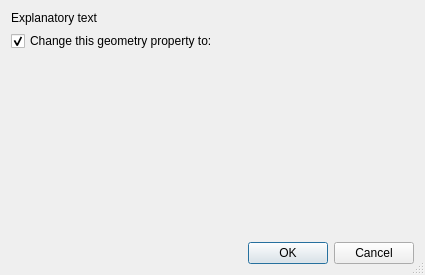
<?xml version="1.0" encoding="UTF-8"?>
<ui version="4.0">
 <class>ChangeGeometryPropertyDialog</class>
 <widget class="QDialog" name="ChangeGeometryPropertyDialog">
  <property name="windowModality">
   <enum>Qt::WindowModal</enum>
  </property>
  <property name="geometry">
   <rect>
    <x>0</x>
    <y>0</y>
    <width>425</width>
    <height>275</height>
   </rect>
  </property>
  <property name="windowTitle">
   <string>Change Geometry Property</string>
  </property>
  <property name="windowIcon">
   <iconset resource="../qt-resources/qt_widgets.qrc">
    <normaloff>:/gnome_gtk_edit_16.png</normaloff>:/gnome_gtk_edit_16.png</iconset>
  </property>
  <property name="sizeGripEnabled">
   <bool>true</bool>
  </property>
  <layout class="QVBoxLayout" name="verticalLayout">
   <item>
    <widget class="QLabel" name="explanatory_label">
     <property name="text">
      <string>Explanatory text</string>
     </property>
     <property name="wordWrap">
      <bool>true</bool>
     </property>
    </widget>
   </item>
   <item>
    <widget class="QCheckBox" name="change_property_checkbox">
     <property name="text">
      <string>Change this geometry property to:</string>
     </property>
     <property name="checked">
      <bool>true</bool>
     </property>
    </widget>
   </item>
   <item>
    <widget class="QWidget" name="geometry_destinations_listwidget_placeholder" native="true">
     <property name="sizePolicy">
      <sizepolicy hsizetype="Preferred" vsizetype="Expanding">
       <horstretch>0</horstretch>
       <verstretch>0</verstretch>
      </sizepolicy>
     </property>
    </widget>
   </item>
   <item>
    <widget class="QDialogButtonBox" name="main_buttonbox">
     <property name="standardButtons">
      <set>QDialogButtonBox::Cancel|QDialogButtonBox::Ok</set>
     </property>
    </widget>
   </item>
  </layout>
 </widget>
 <resources>
  <include location="../qt-resources/qt_widgets.qrc"/>
 </resources>
 <connections/>
</ui>
